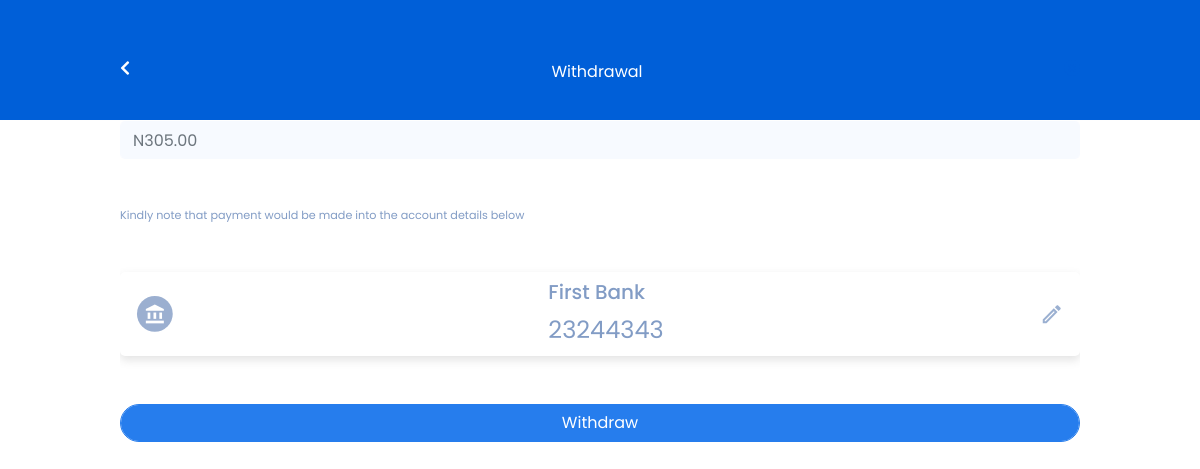
Before: /withdraw (signed in) with the older database file.
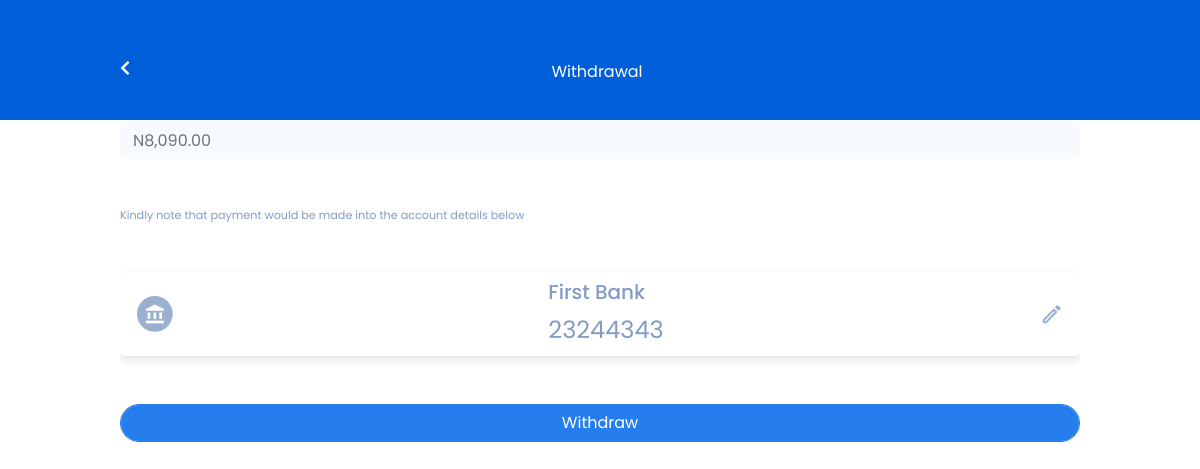
After: the same page with the newer database file.
### app/models.py (models this page shows, shortened)
class User(models.Model):
    class Meta:
        db_table = "Fida_user_table"
    user_id = models.CharField(max_length=500,unique=True)
    firstname = models.CharField(max_length=30,verbose_name="Firstname",blank=True)
    lastname = models.CharField(max_length=30,verbose_name="Lastname",blank=True)
    user_phone = models.TextField(max_length=15, unique=True, null=True, verbose_name="Telephone number")
    email = models.EmailField(max_length=90, unique=True,verbose_name="Email")
    user_password = models.TextField(max_length=200,verbose_name="Password")
    user_address = models.TextField(max_length=200,verbose_name="Address")
    user_state = models.TextField(max_length=200,verbose_name="State")
    ratings = models.IntegerField(max_length=200,verbose_name="Job Ratings", default=1.0)
    role = models.TextField(max_length=50,verbose_name="User role",default="client")
    walletBalance = models.FloatField(verbose_name="Balance",default=0.00)
    account_name = models.TextField(max_length=150,verbose_name="Account Name",default="Null")
    account_number = models.TextField(max_length=150,verbose_name="Account Number",default="0000000000")
    bank_name = models.TextField(max_length=150,verbose_name="Bank Name",default="Null")
    profile_complete = models.BooleanField(default=False)
    terms_conditions = models.BooleanField(default=False)
    notification = models.BooleanField(default=False, verbose_name="Notification toggle")
    date_added = models.DateTimeField(default=timezone.now)

### app/views.py (the view)
# urls.py: path("withdraw", views.withdraw_page, name="withdraw"),
def withdraw_page(request):
    if 'user_id' in request.session:
        user_id = request.session['user_id']
        user_data = User.objects.get(user_id=user_id)
        return_data = {
            "error": False,
            "balance": user_data.walletBalance,
            "bank": user_data.bank_name,
            "accountNo": user_data.account_number,
            "user_id": user_id,
        }
        return render(request,"client/wallet/withdraw.html", return_data)
    else:
        return redirect('/login')

### app/templates/client/wallet/withdraw.html (shortened to what this page needs)
{% extends "client/nav.html" %}
{% load static %}
{% load humanize %}
{% block body%}
<section class="secondary-background">
<div class="secondary-nav">
    <p class="sec-nav-title">Withdrawal</p>
  </div>
    <div class="job-form-container">
        <form class="onboarding_form mt-2" action="#" id="job_details_form" method="POST" autocomplete="off">
            <label class="job-label">Amount</label>
            <input type="text" id="w_amount"   class="job-input form-control mb-5" placeholder="N{{balance|floatformat:2|intcomma}}">
            <p class="job-label mt-5 mb-5">Kindly note that payment would be made into the account details below</p>
            <div class="withdraw-bank mb-5 py-2 pl-3 pr-3">
              <img src="{% static 'img/bank.svg' %}" >
              <div>
                <h5 style="font-family: Poppins; color:#829CC5">{{bank}}</h5>
                <p style="font-family: Poppins; color:#829CC5; font-size: 1.5rem;" >{{accountNo}}</p>
              </div>
              <img src="{% static 'img/edit.svg' %}" >
            </div>
            <input type="button" value="Withdraw" class="form-control job-form-button" id="withdrawal_button">
        </form>
    </div>
</section>
{% endblock %}

Changed rows visible on the page:
changed User "First Bank": walletBalance "N305.00" → "N8,090.00"
